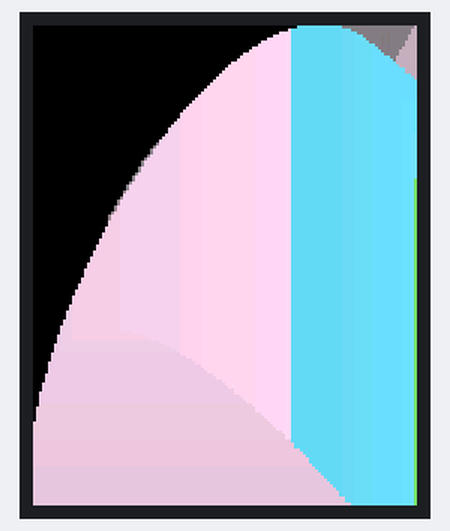
A sketch run on a simulated Arduino Uno, built with avr-gcc and run on an emulated ATmega328P. Parts: 128×160 colour display.

Above: at 5.3 s.
At 11.3 s:
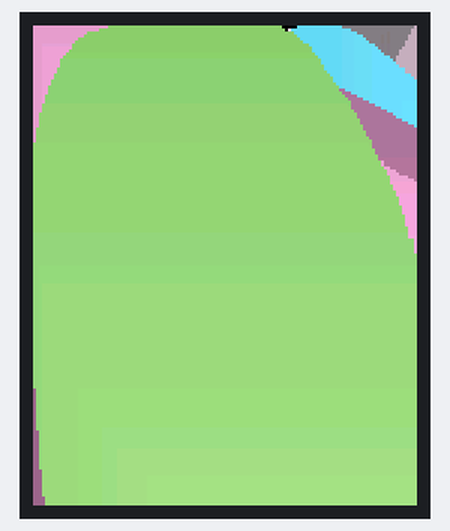
At 16.7 s:
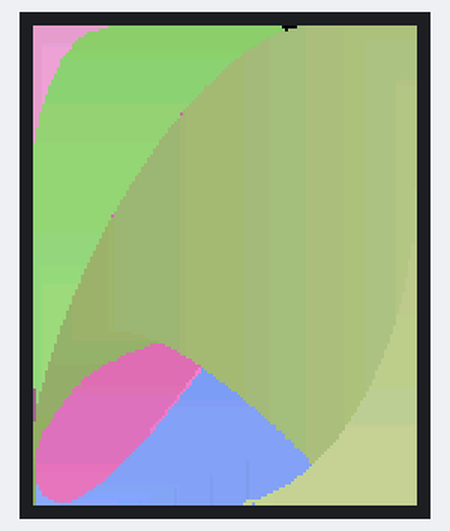
At 20.4 s:
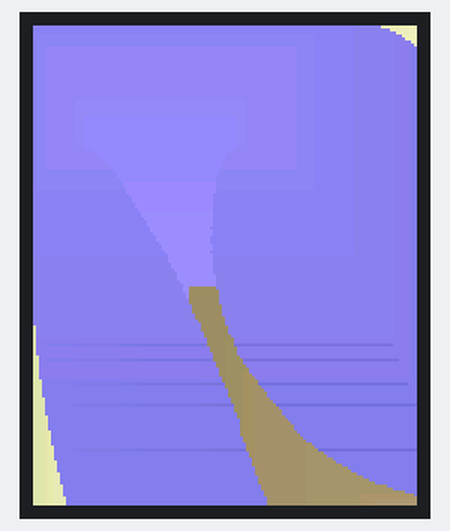
At 27.3 s:
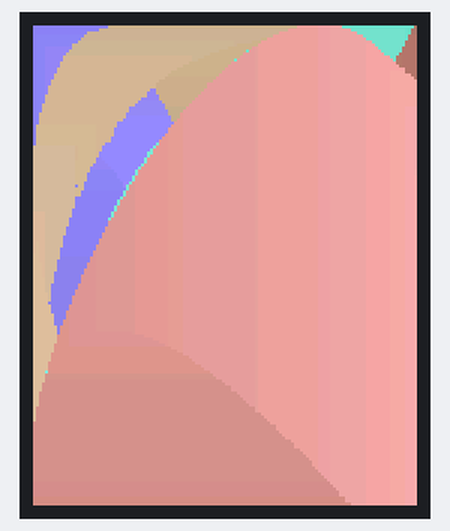
At 35.2 s:
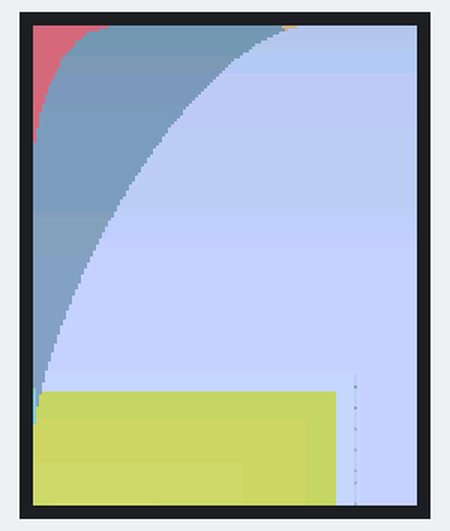

The sketch:

TFT_Display.ino
```cpp
/*
 * Тест для нашего 1.8" монитора 128*160 точек
 * Заметки: экран работает если только подключить все контакты,
 *   причем 11-й и 13-й явно не используются, а без них экран не работает.
 * #define TFT_CS        10
   #define TFT_RST       -1 // Or set to -1 and connect to Arduino RESET pin
   #define TFT_DC         8
   #define TFT_MOSI 11  // Data out
   #define TFT_SCLK 13  // Clock out
 */
#include <Adafruit_GFX.h>    // Core graphics library
#include <Adafruit_ST7735.h> // Hardware-specific library for ST7735
#include <SPI.h>

#define TFT_CS        10
#define TFT_RST       -1 // Or set to -1 and connect to Arduino RESET pin
#define TFT_DC         8

Adafruit_ST7735 tft = Adafruit_ST7735(TFT_CS, TFT_DC, TFT_RST);

void setup(void) {
  tft.initR(INITR_GREENTAB);
}

void loop() {
  tft.fillScreen(ST77XX_BLACK);
  testLines();

  //tft.drawLine(0, 0, 100, 50, ST77XX_BLUE);

  //tft.drawLine(X1, Y1, X2, Y2, COLOR);

  //tft.drawLine(20, 140, 20, 80, ST77XX_RED);
  //tft.drawLine(20, 140, 90, 140, ST77XX_RED);
  //tft.drawLine(90, 140, 90, 80, ST77XX_RED);

  tft.drawLine(90, 80, 20, 80, ST77XX_BLUE);
  tft.drawLine(20, 80, 55, 30, ST77XX_BLUE);
  tft.drawLine(55, 30, 90, 80, ST77XX_BLUE);

  tft.fillTriangle(22, 78, 55, 32, 88, 78, ST77XX_RED);
  //tft.fillRect(20, 80, 90, 140, ST77XX_RED);

  delay(1000000);
}

void testLines()
{
  float i = 0;
  while(true)
  {
    int x = sin(i) * 64 + 64;
    int y = cos(i*1.2) * 80 + 80;
    int x1 = sin(i*1.3) * 64 + 64;
    int y1 = cos(i*1.4) * 80 + 80;

    uint16_t color =
      tft.color565(int(i*12)%155 + 100,
                   int(i*9)%155 + 100,
                   int(i*11)%155 + 100
                  );

    tft.drawRect(x, y, x1, y1, color);

    i = i + 0.0030 ;
  }
}
```

Measured:
- what the display in image 0 shows lasts 4.3 s, from 5.2 s to 9.5 s
- what the display in image 1 shows lasts 4.8 s, from 11.3 s to 16.1 s
- what the display in image 2 shows lasts 3.8 s, from 16.6 s to 20.4 s
- what the display in image 3 shows lasts 1.8 s, from 20.4 s to 22.2 s
- what the display in image 4 shows lasts 4.3 s, from 27.2 s to 31.5 s
- what the display in image 5 shows lasts 3.5 s, from 35.2 s to 38.7 s
